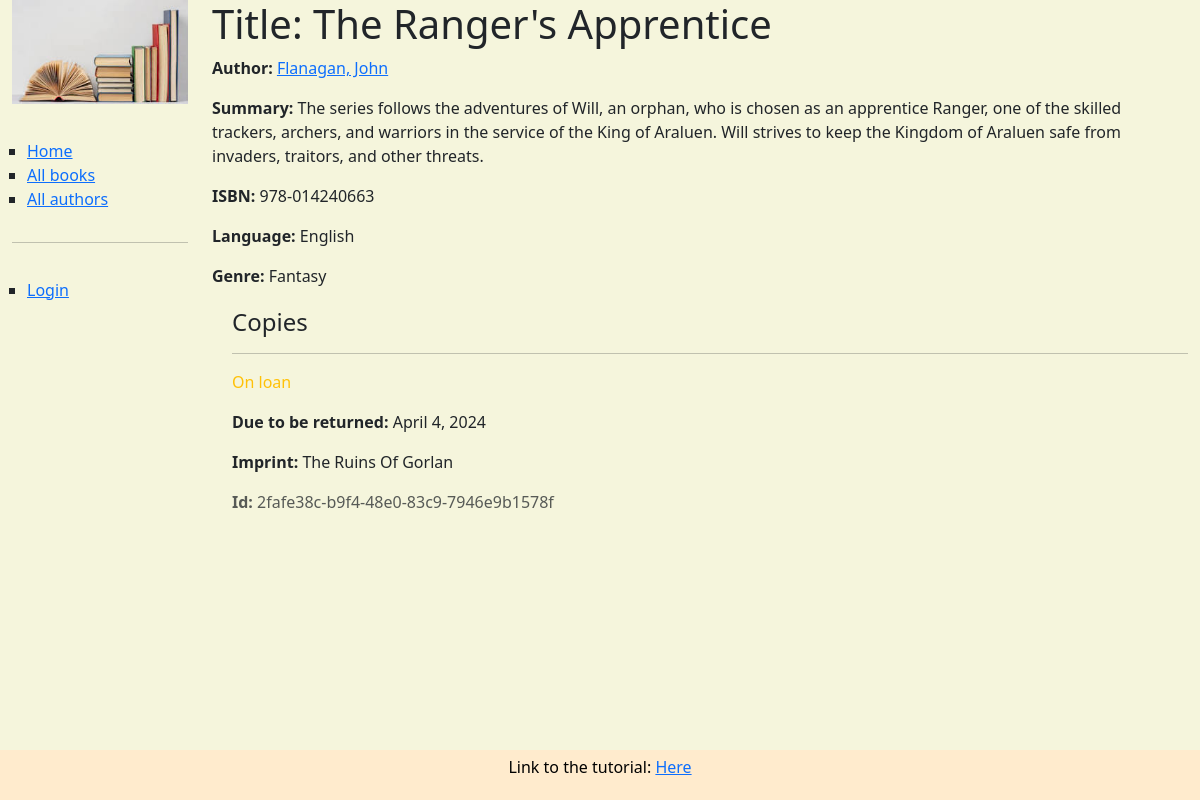
The page /catalog/book/1 on the database as committed earlier.
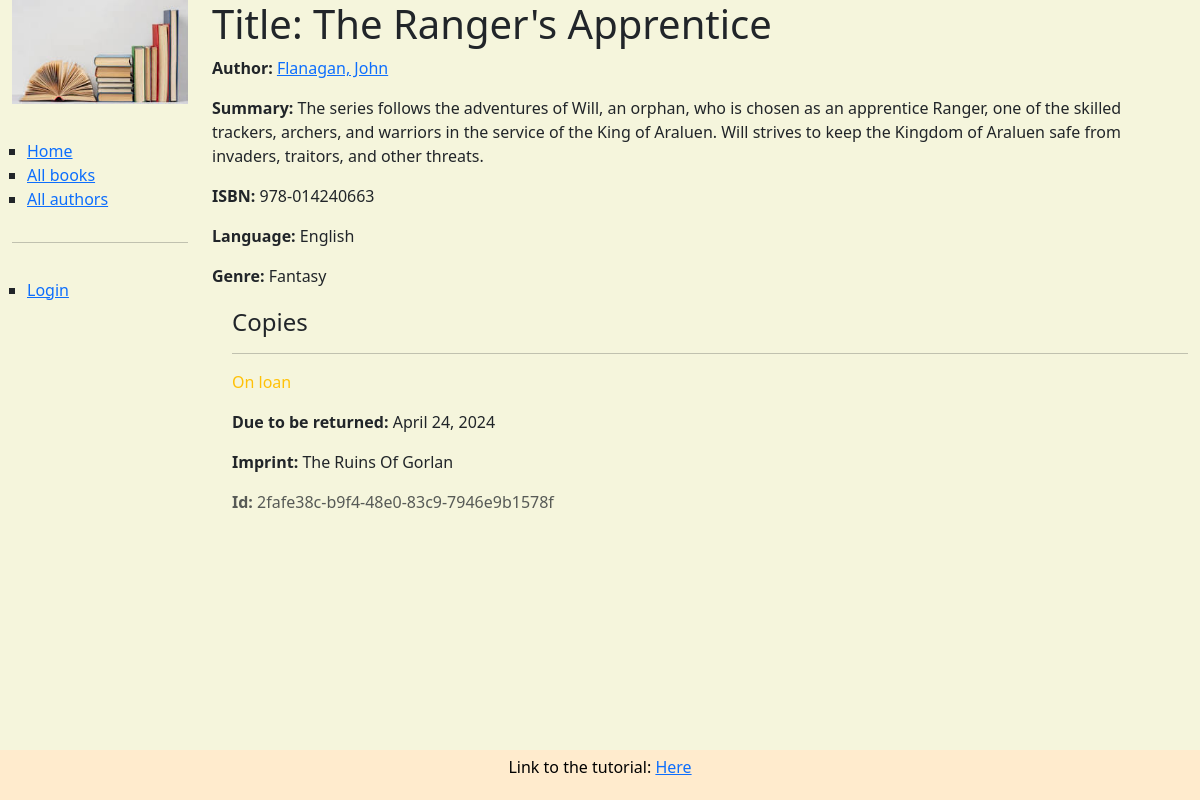
The same page on the database as committed later.
### catalog/models.py (models this page shows, shortened)
class Book(models.Model):
    title = models.CharField(max_length=200)
    author = models.ForeignKey('Author', on_delete=models.RESTRICT, null=True)
    summary = models.TextField(
        max_length=1000, help_text="Enter a brief description of the book")
    isbn = models.CharField('ISBN', max_length=13,
                            unique=True,
                            help_text='13 Character <a href="https://www.isbn-international.org/content/what-isbn'
                                      '">ISBN number</a>')
    genre = models.ManyToManyField(
        Genre, help_text="Select a genre for this book")
    language = models.ForeignKey('Language', on_delete=models.SET_NULL, null = True)
    def display_genre(self):
        return ', '.join(genre.name for genre in self.genre.all()[:3])
    display_genre.short_description = 'Genre'

class Author(models.Model):
    first_name = models.CharField(max_length=100)
    last_name = models.CharField(max_length=100)
    date_of_birth = models.DateField(null=True, blank=True)
    date_of_death = models.DateField('Died', null=True, blank=True)
    class Meta:
        ordering = ['last_name', 'first_name']
    def get_absolute_url(self):
        return reverse('author-detail', args=[str(self.id)])
    def __str__(self):
        return f'{self.last_name}, {self.first_name}'

class Language(models.Model):
    name = models.CharField(max_length=50, unique=True)
    def __str__ (self):
        return self.name

class Genre(models.Model):
    name = models.CharField(
        max_length=200,
        unique=True,
        help_text="Enter a book genre (e.g. Science Fiction, French Poetry etc.)"
    )
    def __str__(self):
        return self.name
    class Meta:
        constraints = [
            UniqueConstraint(
                Lower('name'),
                name='genre_name_case_insensitive_unique',
                violation_error_message = "Genre already exists (case insensitive match)"
            ),
        ]

class BookInstance(models.Model):
    id = models.UUIDField(primary_key=True, default=uuid.uuid4,
                          help_text="Unique ID for this particular book across whole library")
    book = models.ForeignKey('Book', on_delete=models.RESTRICT, null=True)
    imprint = models.CharField(max_length=200)
    due_back = models.DateField(null=True, blank=True)
    borrower = models.ForeignKey(settings.AUTH_USER_MODEL, on_delete=models.SET_NULL, null=True, blank=True)
    LOAN_STATUS = (
        ('m', 'Maintenance'),
        ('o', 'On loan'),
        ('a', 'Available'),
        ('r', 'Reserved'),
    )
    status = models.CharField(
        max_length=1,
        choices=LOAN_STATUS,
        blank=True,
        default='m',
        help_text='Book availability',
    )
    class Meta:
        ordering = ['due_back']
        permissions = (("can_mark_returned", "Set book as returned"),)

### catalog/views.py (the view)
# urls.py: path('book/<int:pk>', views.BookDetailView.as_view(), name='book-detail'),
class BookDetailView(generic.DetailView):
    model = Book
    paginate_by = 10

### catalog/templates/catalog/book_detail.html (shortened to what this page needs)
{% extends "base_generic.html" %}
{% block content %}
  <h1>Title: {{ book.title }}</h1>
  <p><strong>Author:</strong> <a href="{{ book.author.get_absolute_url }}">{{ book.author }}</a></p>
  <p><strong>Summary:</strong> {{ book.summary }}</p>
  <p><strong>ISBN:</strong> {{ book.isbn }}</p>
  <p><strong>Language:</strong> {{ book.language }}</p>
  <p><strong>Genre:</strong> {{ book.genre.all|join:", " }}</p>
  <div style="margin-left:20px;margin-top:20px">
    <h4>Copies</h4>
    {% for copy in book.bookinstance_set.all %}
      <hr />
      <p
        class="{% if copy.status == 'a' %}text-success{% elif copy.status == 'm' %}text-danger{% else %}text-warning{% endif %}">
        {{ copy.get_status_display }}
      </p>
      {% if copy.status != 'a' %}
        <p><strong>Due to be returned:</strong> {{ copy.due_back }}</p>
      {% endif %}
      <p><strong>Imprint:</strong> {{ copy.imprint }}</p>
      <p class="text-muted"><strong>Id:</strong> {{ copy.id }}</p>
    {% endfor %}
  </div>
{% endblock %}
{% block sidebar %}
  {{ block.super }}
{% endblock %}

### catalog/templates/base_generic.html (shortened to what this page needs)
<!DOCTYPE html>
<html lang="en">
  <head>
    <link href="https://cdn.jsdelivr.net/npm/bootstrap@5.3.3/dist/css/bootstrap.min.css"
      rel="stylesheet"
>
    {% load static %}
    <link rel="stylesheet" href="{% static '/css/styles.css' %}" />
  </head>
  <body>
    <div class="container-fluid">
      <div class="row">
        <div class="col-sm-2">
          {% block sidebar %}
          <img src="{% static 'css/images/book.jpg' %}">
            <ul class="sidebar-nav">
              <li><a href="{% url 'index' %}">Home</a></li>
              <li><a href="{% url 'books' %}">All books</a></li>
              <li><a href="{% url 'authors' %}">All authors</a></li>
            </ul>
            <hr>
            <ul class="sidebar-nav">
             {% if user.is_authenticated %}
               <li>User: {{ user.get_username }}</li>
               <li><a href="{% url 'my-borrowed' %}">My Borrowed</a></li>
               <li>
                 <form id="logout-form" method="post" action="{% url 'admin:logout' %}">
                   {% csrf_token %}
                   <button type="submit" class="btn btn-link">Logout</button>
                 </form>
               </li>
             {% else %}
               <li><a href="{% url 'login' %}?next={{ request.path }}">Login</a></li>
             {% endif %}
            </ul>
          {% endblock %}
        </div>
        <div class="col-sm-10 ">{% block content %}{% endblock %}
      </div>
      </div>
    </div>
  </body>
  <footer>
    <p> Link to the tutorial: <a href="https://developer.mozilla.org/en-US/docs/Learn/Server-side/Django/Tutorial_local_library_website">Here</a><p>
  </footer>
</html>

### catalog/static/css/styles.css (style rules this page uses)
.sidebar-nav { margin-top: 20px; padding: 15px; list-style-type: square; }
body { background-color: beige; }
img { max-width: 100%; height: auto; }
footer { position: fixed; left: 0; bottom: 0; width: 100%; text-align: center; padding: 5px; background-color: blanchedalmond; color: black; }

Rows that differ between the two databases and show on the page:
changed BookInstance "On loan": due_back "April 4, 2024" → "April 24, 2024"
